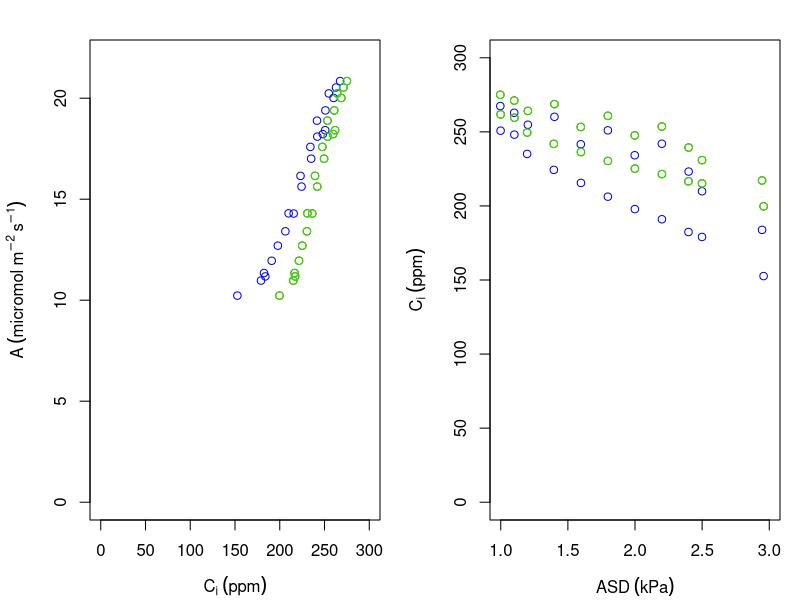
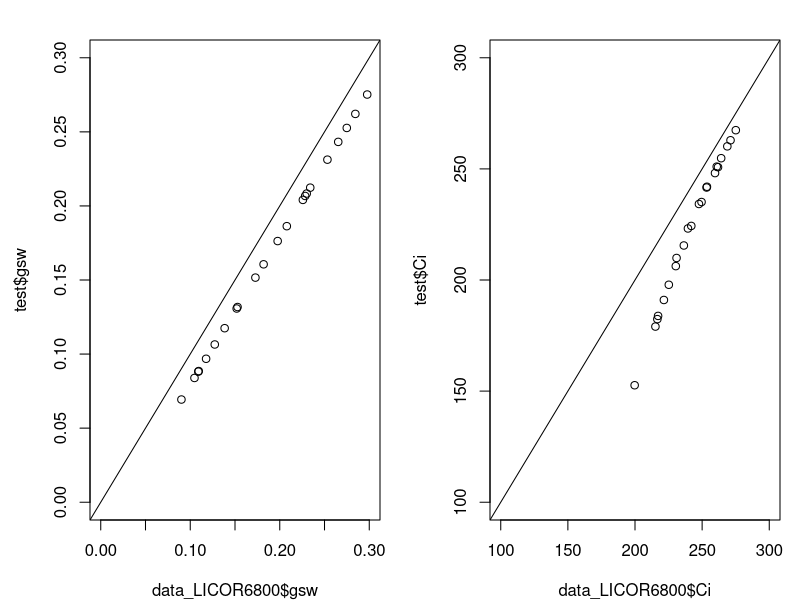

Here is the R script that generated these plots, in order:
setwd("~/NewTheoryGasex")
data_LICOR6800=read.csv('Figure4.csv') ## data from figure 4, with only the first experiment 


####################################
### Function to compute the LICOR6800 gasex variables according to the new theory by Marquez et al. 2021
#' Title
#'
#' @param LICOR6800_data 
#' @param gcw Cuticular conductance in mol m-2 s-1
#' @param Beta Ratio of cuticular conductance to CO2 and cuticular conductance to H20
#'
#' @return
#' @export
#'
#' @examples
f.Comput_GasEx<-function(LICOR6800_data,gcw,Beta=0.05){
  
  ## Correspondance between lICOR6800 column names and unit with Marquez et al. 2021 variables
  ET=LICOR6800_data$E
  AT=LICOR6800_data$A
  wa=LICOR6800_data$H2O_s/1000
  gbw=2*LICOR6800_data$gbw # Licor gives the one sided boundary layer, not the total boundary layer, thus the multiplication by 2.
  Ca = LICOR6800_data$CO2_s
  Pa=LICOR6800_data$Pa
  DeltaPa=LICOR6800_data$X.Pcham
  Tleaf=LICOR6800_data$Tleaf

  ## Eq. 9
  ws=(wa+(1-wa/2)*ET/gbw)/(1+ET/(2*gbw))
  
  ## Eq 30 and 40 in LICOR 6800 manual
  ## https://www.licor.com/env/support/LI-6800/topics/additional-calculations.html?Highlight=stomatal%20ratio
  wi=0.61365*exp(17.502*Tleaf/(240.97+Tleaf))/(Pa+DeltaPa)
  
  ## Eq.15
  gtw=1/((wi-ws)/(ET-(ET-gcw*(wi-ws))*((wi+ws)/2))+1/gbw)
  
  ## Eq 66 in LICOR 6800 manual
  ## https://www.licor.com/env/support/LI-6800/topics/additional-calculations.html?Highlight=stomatal%20ratio
  gbc=gbw/1.37
  
  ## Eq. 12
  Cs=(gbc*Ca-AT-ET/2*Ca)/(gbc+ET/2)
  
  ## Eq. 14
  D=wi-ws
  wbars=(wi+ws)/2
  Gi=ET/(1.6*(wi-ws))*(1-wbars)+ET/2
  alpha=(1-wbars)/1.6+D/2-Beta
  
  Ci=Cs-(AT+Cs*ET-Cs*D*gcw)/(Gi-alpha*gcw)
  
  Ec = (gcw)*(wi-ws)
  Es = ET - Ec
  
  gsw = (Es-Es*((wi+ws)/2))/(wi-ws)
  
  return(list(ws=ws,wi=wi,Cs=Cs,Ci=Ci,gsw=gsw)) 
}
test=f.Comput_GasEx(LICOR6800_data = data_LICOR6800,gcw = 21*10^-3,Beta = 0.05)
test0=f.Comput_GasEx(LICOR6800_data = data_LICOR6800,gcw = 0,Beta = 0.05)

par(mfrow=c(1,2),mar=c(4,4.5,2,1))
plot(y=data_LICOR6800$A,x=data_LICOR6800$Ci,xlim=c(0,300),ylim=c(0,22),col='red',ylab=expression(A~(micro*mol~m^-2~s^-1)),xlab=expression(C[i]~(ppm)))
points(y=data_LICOR6800$A,x=test$Ci,col='blue')
points(y=data_LICOR6800$A,x=test0$Ci,col='green')
# There is an issue, the blue points should have a lower Ci

plot(y=data_LICOR6800$Ci,x=data_LICOR6800$Air.VP.def,xlim=c(1,3),ylim=c(0,300),col='red',ylab=expression(C[i]~(ppm)),xlab = expression(ASD~(kPa)))
points(y=test$Ci,x=data_LICOR6800$Air.VP.def,col='blue')
points(y=test0$Ci,x=data_LICOR6800$Air.VP.def,col='green')

plot(data_LICOR6800$gsw,test$gsw,xlim=c(0,0.3),ylim=c(0,0.3))
abline(a = c(0,1))
summary(lm(data_LICOR6800$gsw~test$gsw))

plot(data_LICOR6800$Ci,test$Ci,xlim=c(100,300),ylim=c(100,300))
abline(a = c(0,1))
